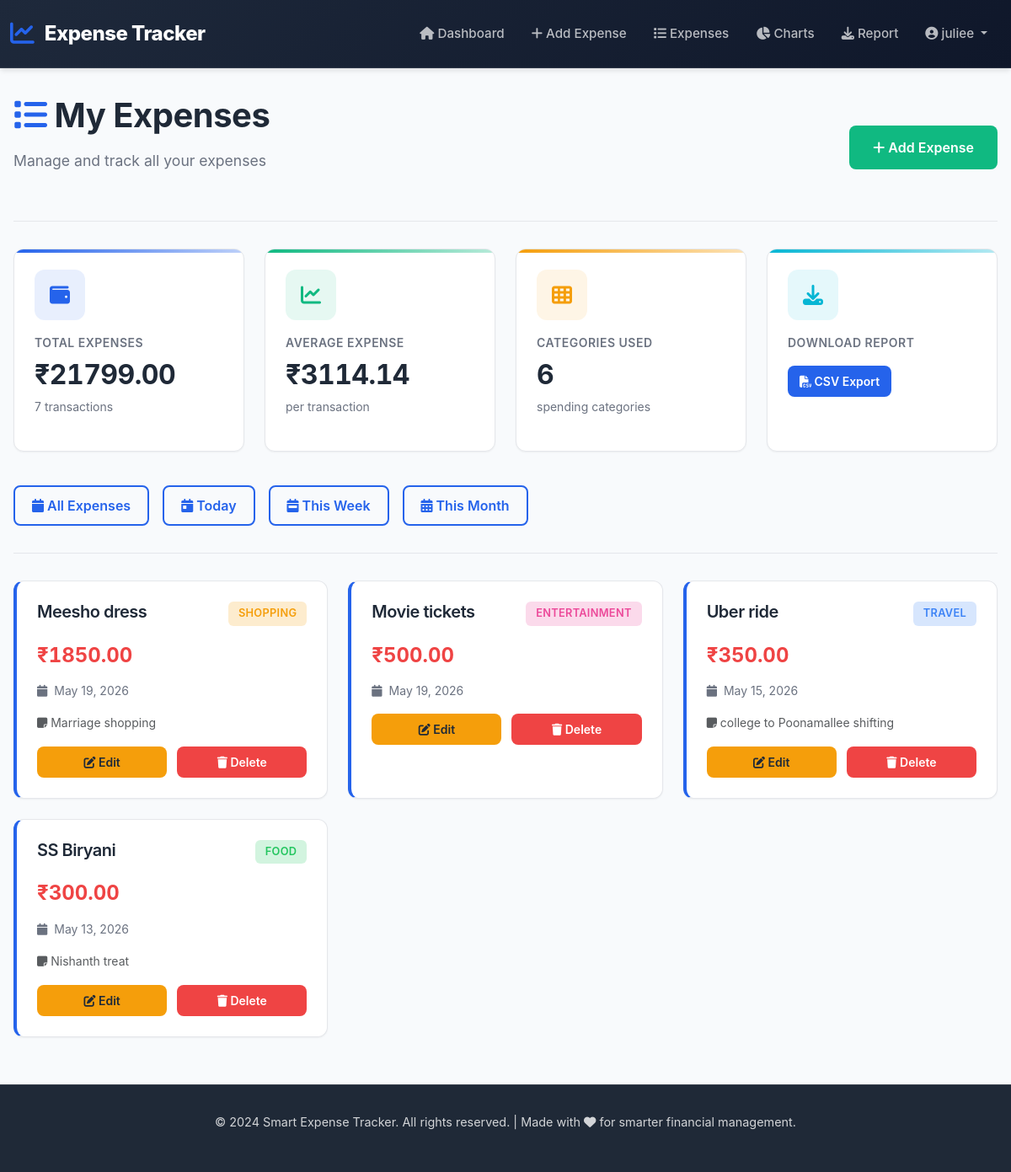
/expenses/?filter=week (signed in), run on the app's committed database.
### tracker/models.py (models this page shows, shortened)
class Expense(models.Model):
    CATEGORY_CHOICES = [
        ('Food', 'Food'),
        ('Travel', 'Travel'),
        ('Shopping', 'Shopping'),
        ('Bills', 'Bills'),
        ('Entertainment', 'Entertainment'),
        ('Ministry', 'Ministry'),
        ('Helping', 'Helping'),
        ('Other', 'Other'),
    ]
    user = models.ForeignKey(
        User,
        on_delete=models.CASCADE
    )
    description = models.CharField(
        max_length=200
    )
    amount = models.DecimalField(
        max_digits=10,
        decimal_places=2
    )
    category = models.CharField(
        max_length=50,
        choices=CATEGORY_CHOICES,
        default='Other'
    )
    date = models.DateField()
    notes = models.TextField(
        blank=True,
        null=True
    )

### tracker/views.py (the view)
@login_required
def expense_list(request):
    filter_type = request.GET.get('filter')
    expenses = Expense.objects.filter(
        user=request.user
    )
    today = date.today()
    if filter_type == 'today':
        expenses = expenses.filter(date=today)
    elif filter_type == 'week':
        week_ago = today - timedelta(days=7)
        expenses = expenses.filter(date__gte=week_ago)
    elif filter_type == 'month':
        expenses = expenses.filter(
            date__month=today.month,
            date__year=today.year
        )
    expenses = expenses.order_by('-date')
    total_expenses = Expense.objects.filter(
        user=request.user
    ).aggregate(Sum('amount'))['amount__sum'] or 0
    category_data = Expense.objects.filter(
        user=request.user
    ).values('category').annotate(
        total=Sum('amount'),
        count=Count('id')
    ).order_by('-total')
    total_count = Expense.objects.filter(
        user=request.user
    ).count()
    return render(
        request,
        'tracker/expense_list_new.html',
        {
            'expenses': expenses,
            'total_expenses': total_expenses,
            'category_data': category_data,
            'total_count': total_count,
        }
    )

### tracker/templatetags/custom_filters.py (called while the page is built)
@register.filter
def divide(value, divisor):
    try:
        if divisor == 0:
            return 0
        return value / divisor
    except (ValueError, TypeError):
        return 0

### tracker/templates/tracker/expense_list_new.html (shortened to what this page needs)
{% extends 'tracker/base_new.html' %}
{% load custom_filters %}
{% block content %}
<div class="page-header">
  <div class="d-flex justify-content-between align-items-center">
    <div>
      <h1>
        <i class="fas fa-list" style="color: var(--primary-blue)"></i> My
        Expenses
      </h1>
      <p class="page-subtitle">Manage and track all your expenses</p>
    </div>
    <a
      href="{% url 'add_expense' %}"
      class="btn btn-success btn-lg"
      style="white-space: nowrap"
    >
      <i class="fas fa-plus"></i> Add Expense
    </a>
  </div>
</div>
<div class="row mb-4">
  <div class="col-lg-3 col-md-6 mb-3">
    <div class="card summary-card card-total h-100">
      <div class="card-body">
        <div class="summary-card-icon blue">
          <i class="fas fa-wallet"></i>
        </div>
        <p class="summary-card-label">Total Expenses</p>
        <h3 class="summary-card-amount">₹{{ total_expenses|floatformat:2 }}</h3>
        <p class="summary-card-subtitle">{{ total_count }} transactions</p>
      </div>
    </div>
  </div>
  <div class="col-lg-3 col-md-6 mb-3">
    <div class="card summary-card card-month h-100">
      <div class="card-body">
        <div class="summary-card-icon green">
          <i class="fas fa-chart-line"></i>
        </div>
        <p class="summary-card-label">Average Expense</p>
        {% if total_count > 0 %}
        <h3 class="summary-card-amount">
          ₹{{ total_expenses|divide:total_count|floatformat:2 }}
        </h3>
        {% else %}
        <h3 class="summary-card-amount">₹0.00</h3>
        {% endif %}
        <p class="summary-card-subtitle">per transaction</p>
      </div>
    </div>
  </div>
  <div class="col-lg-3 col-md-6 mb-3">
    <div class="card summary-card card-category h-100">
      <div class="card-body">
        <div class="summary-card-icon yellow">
          <i class="fas fa-th"></i>
        </div>
        <p class="summary-card-label">Categories Used</p>
        <h3 class="summary-card-amount">{{ category_data|length }}</h3>
        <p class="summary-card-subtitle">spending categories</p>
      </div>
    </div>
  </div>
  <div class="col-lg-3 col-md-6 mb-3">
    <div class="card summary-card card-helping h-100">
      <div class="card-body">
        <div class="summary-card-icon cyan">
          <i class="fas fa-download"></i>
        </div>
        <p class="summary-card-label">Download Report</p>
        <a href="{% url 'download_csv' %}" class="btn btn-sm btn-primary mt-2">
          <i class="fas fa-file-csv"></i> CSV Export
        </a>
      </div>
    </div>
  </div>
</div>
<div class="mb-4">
  <div class="page-actions">
    <a href="{% url 'expense_list' %}" class="btn btn-outline-primary">
      <i class="fas fa-calendar"></i> All Expenses
    </a>
    <a href="?filter=today" class="btn btn-outline-primary">
      <i class="fas fa-calendar-day"></i> Today
    </a>
    <a href="?filter=week" class="btn btn-outline-primary">
      <i class="fas fa-calendar-week"></i> This Week
    </a>
    <a href="?filter=month" class="btn btn-outline-primary">
      <i class="fas fa-calendar-alt"></i> This Month
    </a>
  </div>
</div>
<div class="section-divider"></div>
{% if expenses %}
<div class="row">
  {% for expense in expenses %}
  <div class="col-lg-6 col-xl-4 mb-4">
    <div class="card expense-card h-100">
      <div class="card-body">
        <div class="expense-card-header">
          <h5 class="expense-card-title">{{ expense.description }}</h5>
          <span class="badge badge-{{ expense.category|lower }}">
            {{ expense.category }}
          </span>
        </div>
        <p class="expense-card-amount">₹{{ expense.amount|floatformat:2 }}</p>
        <div class="expense-card-meta">
          <div class="expense-card-meta-item">
            <i class="fas fa-calendar"></i>
            <span>{{ expense.date|date:"M d, Y" }}</span>
          </div>
        </div>
        {% if expense.notes %}
        <p class="text-muted small mb-3">
          <i class="fas fa-sticky-note"></i> {{ expense.notes|truncatewords:15 }}
        </p>
        {% endif %}
        <div
          style="
            display: grid;
            grid-template-columns: 1fr 1fr;
            gap: 0.75rem;
            margin-top: 1rem;
          "
        >
          <a
            href="{% url 'edit_expense' expense.id %}"
            class="btn btn-sm btn-warning"
          >
            <i class="fas fa-edit"></i> Edit
          </a>
          <a
            href="{% url 'delete_expense' expense.id %}"
            class="btn btn-sm btn-danger"
          >
            <i class="fas fa-trash"></i> Delete
          </a>
        </div>
      </div>
    </div>
  </div>
  {% endfor %}
</div>
{% endif %} {% endblock %}

### tracker/templates/tracker/base_new.html (shortened to what this page needs)
<!doctype html>
<html lang="en">
  <head>
    <link
      href="https://cdn.jsdelivr.net/npm/bootstrap@5.3.0/dist/css/bootstrap.min.css"
      rel="stylesheet"
    />
    <link
      rel="stylesheet"
      href="https://cdnjs.cloudflare.com/ajax/libs/font-awesome/6.4.0/css/all.min.css"
    />
  </head>
  <body class="with-navbar">
    <nav class="navbar navbar-expand-lg navbar-dark sticky-top">
      <div class="container-fluid">
        <a class="navbar-brand" href="{% url 'home' %}">
          <i class="fas fa-chart-line"></i>
          <span class="brand-text">Expense Tracker</span>
        </a>
        <div class="collapse navbar-collapse" id="navbarNav">
          <ul class="navbar-nav ms-auto align-items-lg-center">
            {% if user.is_authenticated %}
            <li class="nav-item">
              <a class="nav-link" href="{% url 'home' %}">
                <i class="fas fa-home"></i> Dashboard
              </a>
            </li>
            <li class="nav-item">
              <a class="nav-link" href="{% url 'add_expense' %}">
                <i class="fas fa-plus"></i> Add Expense
              </a>
            </li>
            <li class="nav-item">
              <a class="nav-link" href="{% url 'expense_list' %}">
                <i class="fas fa-list"></i> Expenses
              </a>
            </li>
            <li class="nav-item">
              <a class="nav-link" href="{% url 'expense_chart' %}">
                <i class="fas fa-chart-pie"></i> Charts
              </a>
            </li>
            <li class="nav-item">
              <a class="nav-link" href="{% url 'download_csv' %}">
                <i class="fas fa-download"></i> Report
              </a>
            </li>
            <li class="nav-item dropdown">
              <a
                class="nav-link dropdown-toggle"
                href="#"
                id="userDropdown"
                role="button"
                data-bs-toggle="dropdown"
                aria-expanded="false"
              >
                <i class="fas fa-user-circle"></i> {{ user.username }}
              </a>
            </li>
            {% endif %}
          </ul>
        </div>
      </div>
    </nav>
    <main>
      <div class="container-main">
         {% block content %}{% endblock %}
      </div>
    </main>
    <footer>
      <p>
        &copy; 2024 Smart Expense Tracker. All rights reserved. | Made with
        <i class="fas fa-heart"></i> for smarter financial management.
      </p>
    </footer>
  </body>
</html>

### data on the page
Expense: description "Meesho dress", category "SHOPPING", amount "1850.00", date "May 19, 2026", notes "Marriage shopping"
Expense: description "Movie tickets", category "ENTERTAINMENT", amount "500.00", date "May 19, 2026"
Expense: description "Uber ride", category "TRAVEL", amount "350.00", date "May 15, 2026", notes "college to Poonamallee shifting"
Expense: description "SS Biryani", category "FOOD", amount "300.00", date "May 13, 2026", notes "Nishanth treat"

### other printed values
{{ user.username }} "juliee"
{{ total_expenses|floatformat:2 }} "21799.00"
{{ total_count }} "7"
{{ total_expenses|divide:total_count|floatformat:2 }} "3114.14"
{{ category_data|length }} "6"
